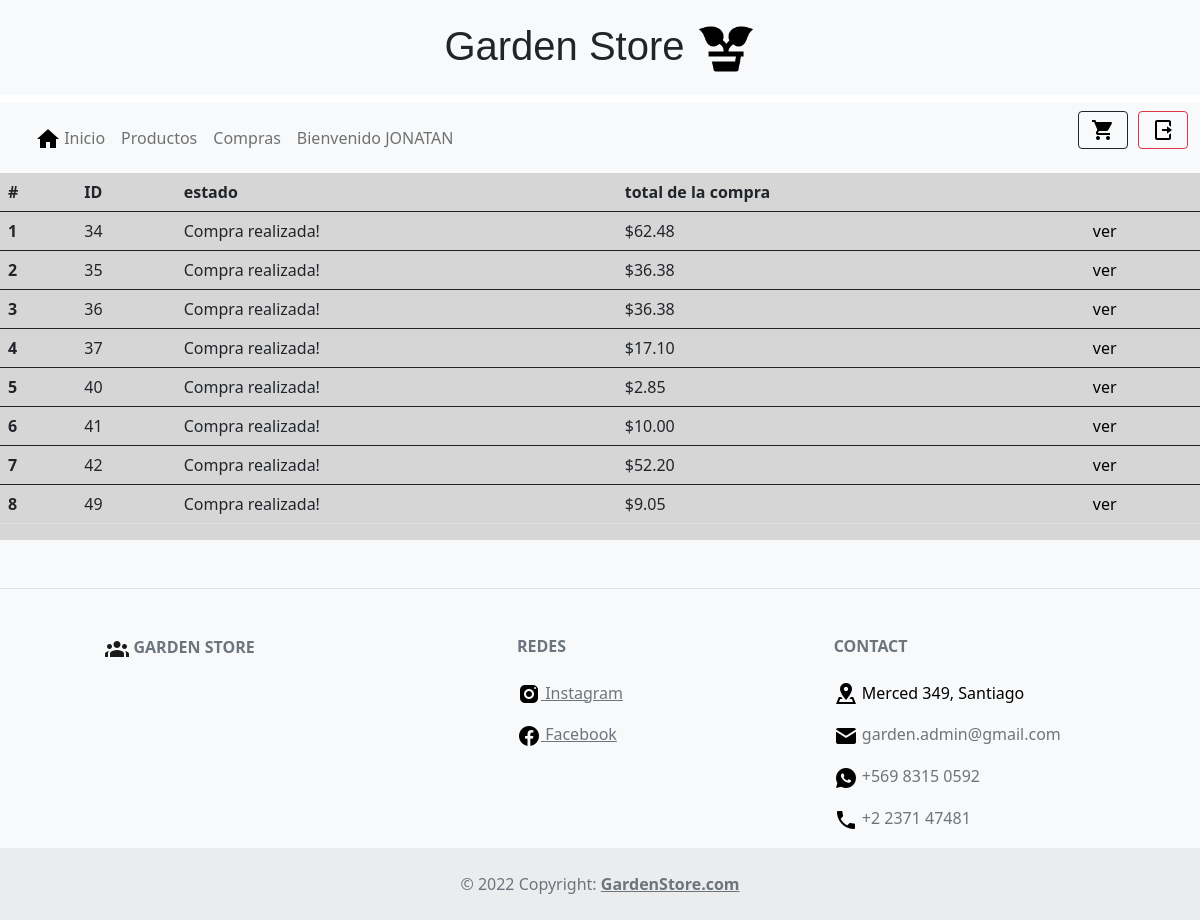
Screenshot of /compras (signed in) with the database file from the repository.
### core/models.py (models this page shows, shortened)
class Compra(models.Model):
    usuario = models.ForeignKey(User, on_delete=models.CASCADE, related_name="compras")
    total = models.DecimalField(null=False, max_digits=10, decimal_places=2)
    estado = models.CharField(max_length=200, null=True)

### core/views.py (the view)
# urls.py: path('compras', views.compras, name="carrito_compras"),
def compras (request):
    usuario_logeado = User.objects.get(username=request.user)
    compras = usuario_logeado.compras.all()
    return render(request, "core/carrito/compras.html",
    { 'compras' : compras })

### core/templates/core/carrito/compras.html (shortened to what this page needs)
{% extends "core/home.html" %}
{% load static%}
{% block content %}
<table class="table">
    <thead>
      <tr>
        <th scope="col">#</th>
        <th scope="col">ID</th>
        <th scope="col">estado</th>
        <th scope="col">total de la compra</th>
        <th scope="col"></th>
      </tr>
    </thead>
    {%for compra in compras%}
    <tbody>
      <tr>
        <th scope="row">{{ forloop.counter }}</th>
        <td>{{compra.id}}</td>
        <td>{{compra.estado}}</td>
        <td>${{compra.total}}</td>
        <td> <a style="text-decoration: none; color: black;" href="{% url 'CORE:compra_con_id' compra.id %}">ver</a> </td>
      </tr>
    </tbody>
        {% endfor %}
</table>
{% endblock %}

### core/templates/core/home.html (shortened to what this page needs)
{% load static %}
<head>
    <link href="https://cdn.jsdelivr.net/npm/bootstrap@5.0.2/dist/css/bootstrap.min.css" rel="stylesheet"
>
    <link rel="stylesheet" href="https://unpkg.com/leaflet@1.8.0/dist/leaflet.css"
 />
</head>
<body style="width: 100%; height: 100%;">
    <div class="text-center"> <div class="p-3 mb-2 bg-light text-dark" style="font-size: 40px; font-family:'Gill Sans', 'Gill Sans MT', Calibri, 'Trebuchet MS', sans-serif;">Garden Store
        <img style="width: 60px; height: 60px;" src="{% static 'core/img/plantita.png'%}" class="rounded" alt="...">
      </div> </div>
    <nav class="navbar navbar-expand-lg navbar-light bg-light">
        <div class="container-fluid">
          <div class="collapse navbar-collapse" id="navbarSupportedContent">
            <ul class="navbar-nav me-auto mb-2 mb-lg-0">
              <li class="nav-item">
                <a class="nav-link " href="{% url 'CORE:producto_index' %}"> <img src="{% static 'core/img/home.png'%}" alt="..."> Inicio </a>
              </li>
              <li class="nav-item">
                <a class="nav-link" href="{% url 'CORE:producto_productos' %}">Productos</a>
              </li>
              {% if user.is_authenticated%}
              <li class="nav-item">
                <a class="nav-link" href="{% url 'CORE:carrito_compras' %}">Compras</a>
              </li>
              {% endif %}
              {% if user.is_authenticated %}
              <li class="nav-item">
                <a class="nav-link" href="">Bienvenido {{user.username.upper}}</b></a>
              </li>
              {% endif %}
            </ul>
            <form class="d-flex">
              <div style="padding-left: 10px;"></div>
              {% if user.is_superuser or not user.is_authenticated %}
                <button type="button" class="btn btn-outline-secondary" disabled > <img src="{% static 'core/img/cart.png'%}" alt="..."> </button>
              {% else %}
                <a type="button" class="btn btn-outline-dark my-2 my-sm-0" href="{% url 'CORE:carrito_index' %}"> <img src="{% static 'core/img/cart.png'%}" alt="..."> </a>
              {% endif %}
              <div style="padding-left: 10px;"></div>
              {% if user.is_authenticated %}
                <a type="button" class="btn btn-outline-danger my-2 my-sm-0" href="{% url 'logout'%}?next=/"> <img src="{% static 'core/img/logout.png'%}" alt="..."> </a>
              {% endif %}
            </form>
          </div>
        </div>
      </nav>
      <div class="row" style="background-color: rgb(214, 214, 214);">
        <div class="col">
            {% block content %}
            {% endblock %}
        </div>
      </div>
<footer class="text-center text-lg-start bg-light text-muted">
  <section
    class="d-flex justify-content-center justify-content-lg-between p-4 border-bottom"
  >
  </section>
  <section class="">
    <div class="container text-center text-md-start mt-5">
      <div class="row mt-3">
        <div class="col-md-3 col-lg-4 col-xl-3 mx-auto mb-4">
          <h6 class="text-uppercase fw-bold mb-4">
            <img src="{% static 'core/img/people.png'%}"> Garden Store
          </h6>
        </div>
        <div class="col-md-2 col-lg-2 col-xl-2 mx-auto mb-4">
          <h6 class="text-uppercase fw-bold mb-4">
            Redes
          </h6>
          <p>
            <a href="https://www.instagram.com/" class="text-reset"> <img src="{% static 'core/img/instagram.png'%}"> Instagram</a>
          </p>
          <p>
            <a href="https://www.facebook.com/" class="text-reset"><img src="{% static 'core/img/facebook.png'%}"> Facebook</a>
          </p>
        </div>
        <div class="col-md-4 col-lg-3 col-xl-3 mx-auto mb-md-0 mb-4">
          <h6 class="text-uppercase fw-bold mb-4">
            Contact
          </h6>
          <p><a href="{% url 'CORE:ubicacion' %}" style="text-decoration: none; color:black"><img src="{% static 'core/img/address.png'%}"> Merced 349, Santiago</a></p>
          <p>
            <img src="{% static 'core/img/mail.png' %}">
            garden.admin@gmail.com
          </p>
          <p><img src="{% static 'core/img/wsp.png' %}"> +569 8315 0592</p>
          <p><img src="{% static 'core/img/phone.png' %}"> +2 2371 47481</p>
        </div>
      </div>
    </div>
  </section>
  <div class="text-center p-4" style="background-color: rgba(0, 0, 0, 0.05);">
    © 2022 Copyright:
    <a class="text-reset fw-bold" href="{% url 'CORE:producto_index' %}">GardenStore.com</a>
  </div>
</footer>
</body>
</html>

### rows the page displays
Compra: id "34", estado "Compra realizada!", total "62.48"
Compra: id "35", estado "Compra realizada!", total "36.38"
Compra: id "36", estado "Compra realizada!", total "36.38"
Compra: id "37", estado "Compra realizada!", total "17.10"
Compra: id "40", estado "Compra realizada!", total "2.85"
Compra: id "41", estado "Compra realizada!", total "10.00"
Compra: id "42", estado "Compra realizada!", total "52.20"
Compra: id "49", estado "Compra realizada!", total "9.05"

### other values shown
{{ user.username.upper }} "JONATAN"
